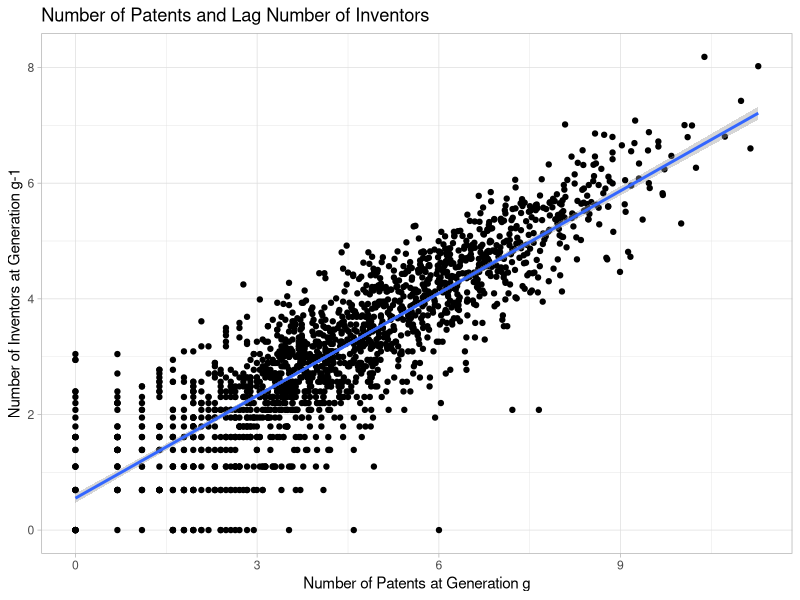
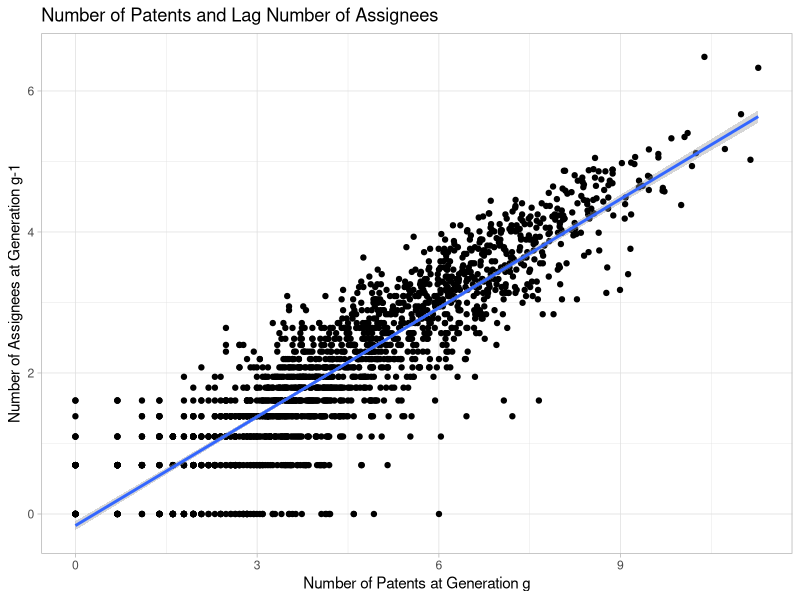
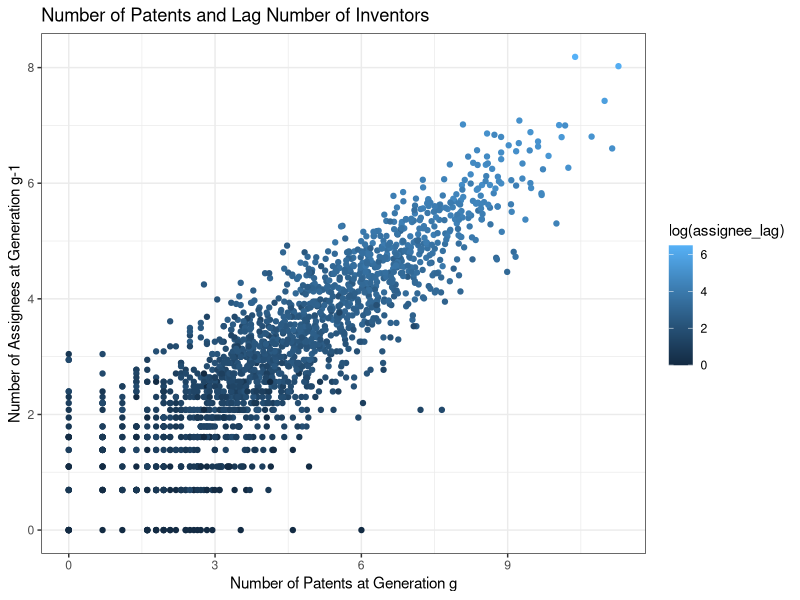
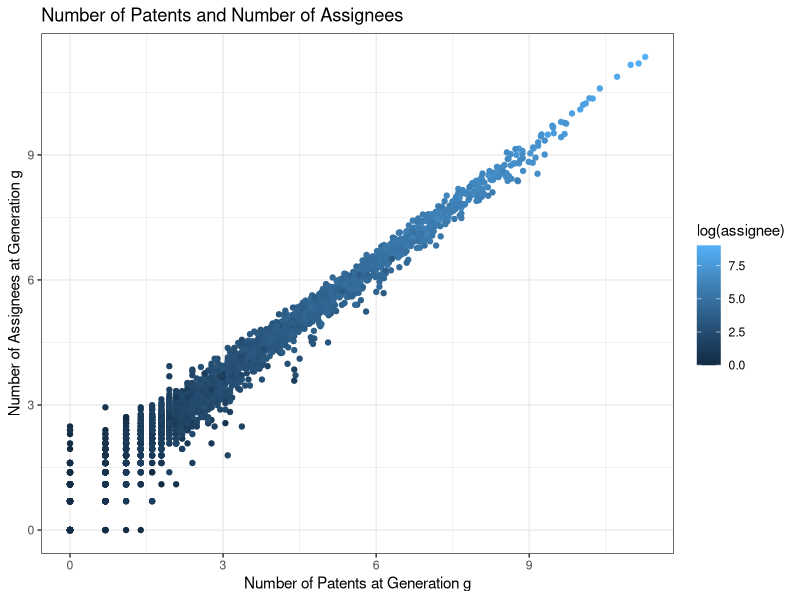

Generate these figures, in order, with R:
library(tidyverse)

df <- read_csv("generation.csv")

df_lag <- df %>% 
  group_by(root) %>%
  mutate(inv_lag = lag(inventor)) %>%
  mutate(assignee_lag = lag(assignee)) %>%
  mutate(claims_lag = lag(claims)) %>%
  mutate(sim_lag = lag(similarity)) %>%
  mutate(loc_lag = lag(location)) %>%
  mutate(root = factor(root)) %>%
  mutate(id_lag = lag(id))

# Lag Inventors and Number of Patents
m1 <- lm(log(id) ~ log(inv_lag) + root, df_lag)
summary(m1)

ggplot(data = df_lag) +
  geom_point(aes(x=log(id),y=log(inv_lag))) +
  theme_light() + 
  xlab("Number of Patents at Generation g") + 
  ylab("Number of Inventors at Generation g-1") + 
  ggtitle("Number of Patents and Lag Number of Inventors") +
  geom_smooth(aes(x=log(id),y=log(inv_lag)),method='lm')

# Lag Assignees and Number of Patents
m2 <- lm(log(id) ~ log(assignee_lag) + root, df_lag)
summary(m2)

ggplot(data = df_lag) +
  geom_point(aes(x=log(id),y=log(assignee_lag))) +
  theme_light() + 
  xlab("Number of Patents at Generation g") + 
  ylab("Number of Assignees at Generation g-1") + 
  ggtitle("Number of Patents and Lag Number of Assignees") +
  geom_smooth(aes(x=log(id),y=log(assignee_lag)),method='lm')


# Assignees and Inventors and Number of Patents
m3 <- lm(log(id) ~ log(inv_lag) + log(assignee_lag) + root, df_lag)
summary(m3)

ggplot(data = df_lag) +
  geom_point(aes(x=log(id),y=log(inv_lag),color=log(assignee_lag))) +
  theme_bw() + 
  xlab("Number of Patents at Generation g") + 
  ylab("Number of Assignees at Generation g-1") + 
  ggtitle("Number of Patents and Lag Number of Inventors")

ggplot(data = df_lag) +
  geom_point(aes(x=log(id),y=log(inventor),color=log(assignee))) +
  theme_bw() + 
  xlab("Number of Patents at Generation g") + 
  ylab("Number of Assignees at Generation g") + 
  ggtitle("Number of Patents and Number of Assignees")
  

# Similarity and Patents
m4 <- lm(log(id) ~ log(similarity) + root, df_lag)
summary(m4)

m5 <- lm(log(id) ~ log(sim_lag) + root, df_lag)
summary(m5)

# Claims and Patents
m6 <- lm(log(id) ~ log(claims) + root, df_lag)
summary(m6)

m7 <- lm(log(id) ~ log(claims_lag) + root, df_lag)
summary(m7)

# Claims and Similarity
m8 <- lm(log(claims) ~ log(similarity) + root, df_lag)
summary(m8)

m13 <- lm(log(claims) ~ log(sim_lag) + root, df_lag)
summary(m13)

# Similarity and Claims and Patents
m9 <- lm(log(id) ~ log(claims) + log(similarity) + root, df_lag)
summary(m9)

m10 <- lm(log(id) ~ log(claims_lag) + log(similarity) + root, df_lag)
summary(m10)

m11 <- lm(log(id) ~ log(claims) + log(sim_lag) + log(claims_lag) + root, df_lag)
summary(m11)

m12 <- lm(log(id) ~ log(claims_lag) + log(sim_lag) + root, df_lag)
summary(m12)

# AutoRegression?
m14 <- lm(log(id) ~ log(id_lag) + root, df_lag)
summary(m14)

m15 <- lm(log(claims)~log(claims_lag) + root, df_lag)
summary(m15)

m16 <- lm(log(id)~log(similarity) + log(sim_lag)+root, df_lag)
summary(m16)

m17 <- lm(log(inventor) ~ log(inv_lag) + root, df_lag)
summary(m17)

m18 <- lm(log(assignee) ~ log(assignee_lag) + root, df_lag)
summary(m18)

# At time t itself
m1 <- lm(log(id) ~ log(inventor) + root, df_lag)
summary(m1)

m2 <- lm(log(id) ~ log(assignee) + root, df_lag)
summary(m2)

m3 <- lm(log(id) ~  log(inventor) + log(assignee) + root, df_lag)
summary(m3)

m4 <- lm(log(inventor) ~ log(assignee) + root, df_lag)
summary(m4)

m5 <- lm(log(id) ~ log(id_lag) + root, df_lag)
summary(m5)
